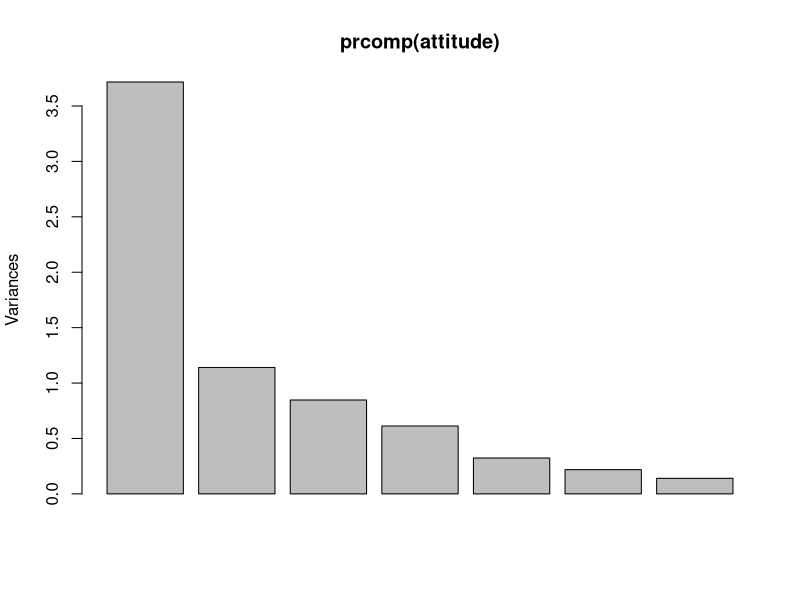
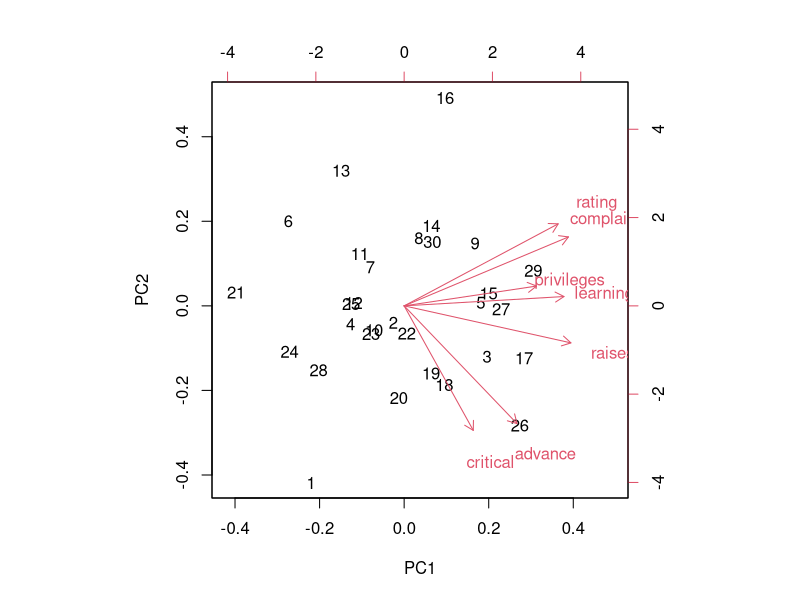

These figures' R source, in order:
# code from Alex Woods' tutorial

library(MASS)
attitude <- attitude
suppressMessages(attach(attitude))
attitude

attitude$rating <- (rating - mean(rating)) / sd(rating)
attitude$complaints <- (complaints - mean(complaints)) / sd(complaints)
attitude$privileges <- (privileges - mean(privileges)) / sd(privileges)
attitude$learning <- (learning - mean(learning)) / sd(learning)
attitude$raises <- (raises - mean(raises)) / sd(raises)
attitude$critical <- (critical - mean(critical)) / sd(critical)
attitude$advance <- (advance - mean(advance)) / sd(advance)

suppressMessages(attach(attitude))

summary(attitude)
sd(privileges)

cov(attitude)

x <- eigen(cov(attitude))
x$vectors

cov(attitude) %*% x$vectors[, 1]
x$values[1] * x$vectors[, 1]

A <- x$vectors[, 1:3]
B <- data.matrix(attitude)

newData <- t(A) %*% t(B)

newData <- t(newData)
newData <- data.frame(newData)
names(newData) <- c("feat1", "feat2", "feat3")
newData

prcomp(attitude)
summary(prcomp(attitude))

plot(prcomp(attitude))

biplot(prcomp(attitude))
